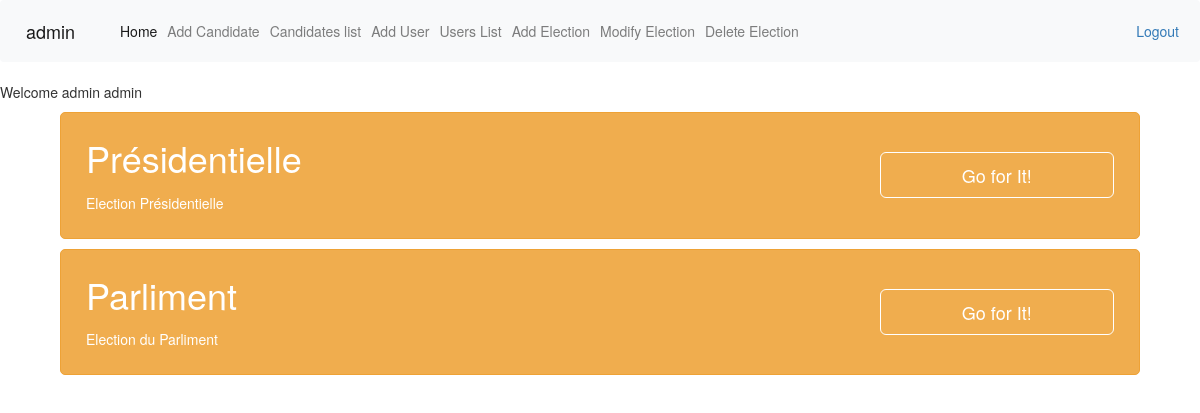
Screenshot of /elections.php (signed in) with the database file from the repository.
### tables this page shows
CREATE TABLE `election` (
  `id` int(11) NOT NULL,
  `nom` varchar(30) NOT NULL,
  `description` varchar(200) NOT NULL
);

### elections.php (the view, shortened to what this page needs)
<?php
$bdd = ConnexionBD::getInstance();
include './includes/header.php';
if(isset($_SESSION['username']) && isset($_SESSION['password']) && isset($_SESSION['msg'])) {
    echo $_SESSION['msg']."<br/>";
    $req = $bdd->prepare('SELECT * FROM election');
    $req->execute();
    $elections = $req->fetchAll(PDO::FETCH_OBJ);
    if(count($elections)){
        ?>
        <link href="//maxcdn.bootstrapcdn.com/bootstrap/3.3.0/css/bootstrap.min.css" rel="stylesheet" id="bootstrap-css">
        <link rel="stylesheet" type="text/css" href="./elections.css">
        <form id="contact" action="./vote/index.php" method="post">
        <div class="container">
            <div class="col-sm-12">
        <?php
        foreach($elections as $election){
            ?>
                <div class="bs-calltoaction bs-calltoaction-warning">
                    <div class="row">
                        <div class="col-md-9 cta-contents">
                            <h1 class="cta-title"><?=$election->nom?></h1>
                            <div class="cta-desc">
                                <p><?=$election->description?></p>
                            </div>
                        </div>
                        <div class="col-md-3 cta-button">
                            <button name="election" type="submit" value="<?=$election->id?>" class="btn btn-lg btn-block btn-warning">Go for It!</button>
                        </div>
                     </div>
                </div>
        <?php
        }
        ?>
         </div>
        </div>
             </form>
    <?php
    }
    else {
        echo ('No elections available');
    }
}
else{
    header("Location: ./login");
}
?>

### elections.css (style rules this page uses)
.bs-calltoaction { position: relative; width:auto; padding: 15px 25px; border: 1px solid black; margin-top: 10px; margin-bottom: 10px; border-radius: 5px; }
.bs-calltoaction > .row { display:table; width: calc(100% + 30px); }
.bs-calltoaction > .row > [class^="col-"], .bs-calltoaction > .row > [class*=" col-"] { float:none; display:table-cell; vertical-align:middle; }
.cta-contents { padding-top: 10px; padding-bottom: 10px; }
.cta-title { margin: 0 auto 15px; padding: 0; }
.cta-desc { padding: 0; }
.cta-desc p:last-child { margin-bottom: 0; }
.cta-button { padding-top: 10px; padding-bottom: 10px; }
.bs-calltoaction.bs-calltoaction-warning { color: #fff; background-color: #f0ad4e; border-color: #eea236; }
.bs-calltoaction.bs-calltoaction-primary .cta-button .btn, .bs-calltoaction.bs-calltoaction-info .cta-button .btn, .bs-calltoaction.bs-calltoaction-success .cta-button .btn, .bs-calltoaction.bs-calltoaction-warning .cta-button .btn, .bs-calltoaction.bs-calltoaction-danger .cta-button .btn { border-color:#fff; }

### rows the page displays
election: nom "Présidentielle", description "Election Présidentielle", $election->id 1 (drawn)
election: nom "Parliment", description "Election du Parliment", $election->id 2 (drawn)

### other values shown
$_SESSION['username'] "admin"
$_SESSION['msg'] "Welcome admin admin"
